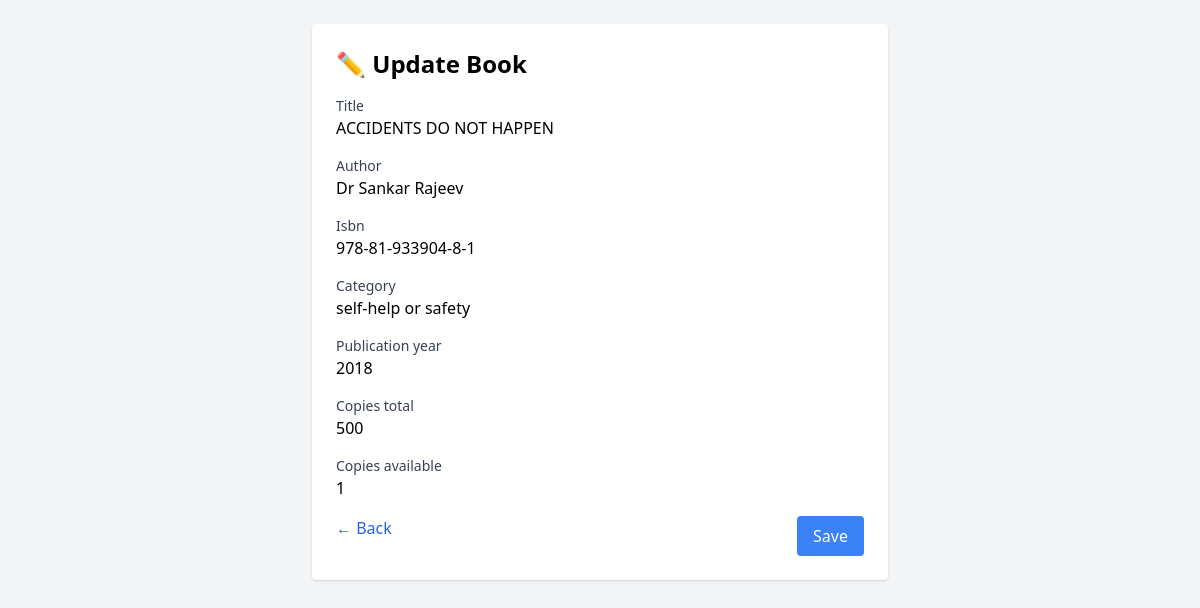
Screenshot of /books/3/update/ with the database file from the repository.
### liberary_management/models.py (models this page shows, shortened)
class Book(models.Model):
    title = models.CharField(max_length=255)
    author = models.CharField(max_length=255)
    isbn = models.CharField(max_length=20, unique=True, blank=True, null=True)
    category = models.CharField(max_length=100, blank=True, null=True)
    publication_year = models.PositiveIntegerField(blank=True, null=True)
    copies_total = models.IntegerField(default=1)
    copies_available = models.IntegerField(default=1)

### liberary_management/views.py (the view)
# urls.py: path('books/<int:pk>/update/', views.BookUpdateView.as_view(), name='book_update'),
class BookUpdateView(UpdateView):
    model = Book
    template_name = 'books/update.html'
    fields = '__all__'
    success_url = reverse_lazy('book_list')

### liberary_management/templates/books/update.html (shortened to what this page needs)
<!DOCTYPE html>
<html>
<head>
    <script src="https://cdn.tailwindcss.com"></script>
</head>
<body class="bg-gray-100 p-6">
    <div class="max-w-xl mx-auto bg-white p-6 rounded shadow">
        <h2 class="text-2xl font-bold mb-4">✏️ Update Book</h2>
        <form method="post" class="space-y-4">
            {% for field in form %}
                <div>
                    <label class="block text-sm font-medium text-gray-700">{{ field.label }}</label>
                    {{ field }}
                </div>
            {% endfor %}
            <div class="flex justify-between mt-4">
                <a href="{% url 'book_list' %}" class="text-blue-600 hover:underline">← Back</a>
                <button type="submit" class="bg-blue-500 text-white px-4 py-2 rounded hover:bg-blue-600">Save</button>
            </div>
        </form>
    </div>
</body>
</html>

### rows the page displays
Book: form "ACCIDENTS DO NOT HAPPEN" "Dr Sankar Rajeev" "978-81-933904-8-1" "self-help or safety" "2018" "500" "1"

### other values shown
{{ field.label }} "Title" "Author" "Isbn" "Category" "Publication year" "Copies total" "Copies available"
